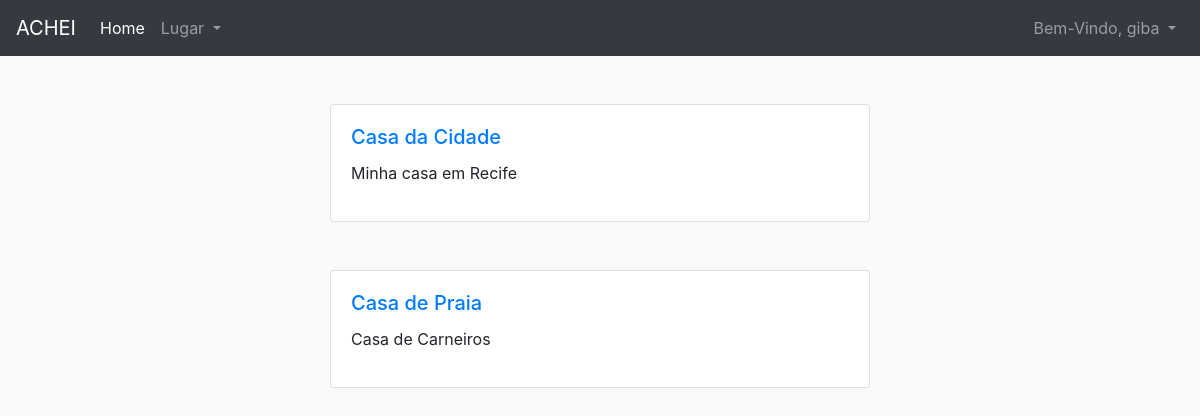
The app's page / (signed in) with its own data.
### users/models.py (models this page shows)
class CustomUser(AbstractUser):
	age = models.PositiveIntegerField(null=True, blank=True)

### achei/models.py (models this page shows, shortened)
class Lugar(models.Model):
	nome = models.CharField(max_length=300)
	descricao = models.TextField()
	autor = models.ForeignKey(get_user_model(), on_delete = models.CASCADE,)

### achei/views.py (the view)
# urls.py: path('', views.home, name='home'),
@login_required
def home(request):
	lugares = Lugar.objects.filter(autor = request.user)
	return render(request, 'home.html', {'lugares': lugares})

### templates/home.html
{% extends 'base.html' %}
{% block content %}
	<div class="container shadow">
	    <div class="row">
	    	<div class="col-3"></div>
		    	<div class="col-12 col-md-6">
					{% for lugar in lugares %}
						<div class="card bg-white rounded  mt-5">
						    <div class="card-body">
							    <h5 class="card-title"><a href="{% url 'detalhe_lugar' pk=lugar.pk %}">{{ lugar.nome }}</a></h5>
								<p>{{ lugar.descricao }}</p>
							</div>
						</div>
					{% endfor %}
				</div>
	    	<div class="col-3"></div>
	    </div>
	</div>
{% endblock content %}

### templates/base.html (shortened to what this page needs)
<!doctype html>
<html lang="pt-br">
  <head>
    <link rel="stylesheet" href="https://maxcdn.bootstrapcdn.com/bootstrap/4.0.0/css/bootstrap.min.css">
    <link rel="stylesheet" href="https://stackpath.bootstrapcdn.com/font-awesome/4.7.0/css/font-awesome.min.css">
  </head>
  <body style="background-color: #f9f9f9;">
  	<nav class="navbar navbar-expand-lg navbar-dark bg-dark">
  <a class="navbar-brand" href="#">ACHEI</a>
  <div class="collapse navbar-collapse" id="navbarSupportedContent">
    <ul class="navbar-nav mr-auto">
      <li class="nav-item active">
        <a class="nav-link" href="/">Home</a>
      </li>
      <li class="nav-item dropdown">
        <a class="nav-link dropdown-toggle" href="#" id="navbarDropdown" role="button" data-toggle="dropdown" aria-haspopup="true" aria-expanded="false">
          Lugar
        </a>
      </li>
    </ul>
    {% if user.is_authenticated %}
          <ul class="navbar-nav ml-auto">
            <li class="nav-item">
              <a class="nav-link dropdown-toggle" href="#" id="userMenu" data-toggle="dropdown" aria-haspopup="true" aria-expanded="false">
                Bem-Vindo, {{ user.username }}
              </a>
            </li>
          </ul>
        {% endif %}
  </div>
</nav>
  	{% block content %}
  	{% endblock content %}
  </body>
</html>

### records on screen
CustomUser: username "giba"
Lugar: nome "Casa da Cidade", descricao "Minha casa em Recife"
Lugar: nome "Casa de Praia", descricao "Casa de Carneiros"
